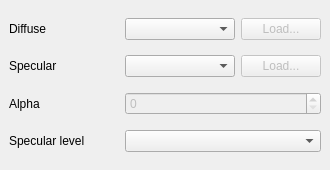
<?xml version="1.0" encoding="UTF-8"?>
<ui version="4.0">
 <class>QMaterialEditor</class>
 <widget class="QDockWidget" name="QMaterialEditor">
  <property name="geometry">
   <rect>
    <x>0</x>
    <y>0</y>
    <width>330</width>
    <height>170</height>
   </rect>
  </property>
  <property name="sizePolicy">
   <sizepolicy hsizetype="Preferred" vsizetype="Preferred">
    <horstretch>0</horstretch>
    <verstretch>0</verstretch>
   </sizepolicy>
  </property>
  <property name="minimumSize">
   <size>
    <width>330</width>
    <height>170</height>
   </size>
  </property>
  <property name="locale">
   <locale language="English" country="UnitedStates"/>
  </property>
  <property name="features">
   <set>QDockWidget::AllDockWidgetFeatures</set>
  </property>
  <property name="windowTitle">
   <string>Material Editor</string>
  </property>
  <widget class="QWidget" name="dockWidgetContents">
   <layout class="QGridLayout" name="gridLayout">
    <item row="4" column="0">
     <widget class="QLabel" name="label_3">
      <property name="text">
       <string>Alpha</string>
      </property>
     </widget>
    </item>
    <item row="5" column="0">
     <widget class="QLabel" name="label_4">
      <property name="text">
       <string>Specular level</string>
      </property>
     </widget>
    </item>
    <item row="4" column="1" colspan="2">
     <widget class="QSpinBox" name="m_qAlphaValue">
      <property name="enabled">
       <bool>false</bool>
      </property>
      <property name="sizePolicy">
       <sizepolicy hsizetype="Minimum" vsizetype="Fixed">
        <horstretch>0</horstretch>
        <verstretch>0</verstretch>
       </sizepolicy>
      </property>
      <property name="maximum">
       <number>100</number>
      </property>
     </widget>
    </item>
    <item row="2" column="2">
     <widget class="QPushButton" name="m_qSpecularLoadMap">
      <property name="enabled">
       <bool>false</bool>
      </property>
      <property name="sizePolicy">
       <sizepolicy hsizetype="Fixed" vsizetype="Fixed">
        <horstretch>0</horstretch>
        <verstretch>0</verstretch>
       </sizepolicy>
      </property>
      <property name="text">
       <string>Load...</string>
      </property>
     </widget>
    </item>
    <item row="0" column="0">
     <widget class="QLabel" name="label">
      <property name="text">
       <string>Diffuse</string>
      </property>
     </widget>
    </item>
    <item row="2" column="0">
     <widget class="QLabel" name="label_2">
      <property name="text">
       <string>Specular</string>
      </property>
     </widget>
    </item>
    <item row="0" column="2">
     <widget class="QPushButton" name="m_qDiffuseLoadMap">
      <property name="enabled">
       <bool>false</bool>
      </property>
      <property name="sizePolicy">
       <sizepolicy hsizetype="Fixed" vsizetype="Fixed">
        <horstretch>0</horstretch>
        <verstretch>0</verstretch>
       </sizepolicy>
      </property>
      <property name="text">
       <string>Load...</string>
      </property>
     </widget>
    </item>
    <item row="0" column="1">
     <widget class="QColorComboBox" name="m_qDiffuseColor"/>
    </item>
    <item row="2" column="1">
     <widget class="QColorComboBox" name="m_qSpecularColor"/>
    </item>
    <item row="5" column="1" colspan="2">
     <widget class="QSliderComboBox" name="m_qSpecularLevel"/>
    </item>
   </layout>
  </widget>
 </widget>
 <customwidgets>
  <customwidget>
   <class>QColorComboBox</class>
   <extends>QComboBox</extends>
   <header>colorcombobox.h</header>
  </customwidget>
  <customwidget>
   <class>QSliderComboBox</class>
   <extends>QComboBox</extends>
   <header>slidercombobox.h</header>
  </customwidget>
 </customwidgets>
 <resources/>
 <connections/>
</ui>
